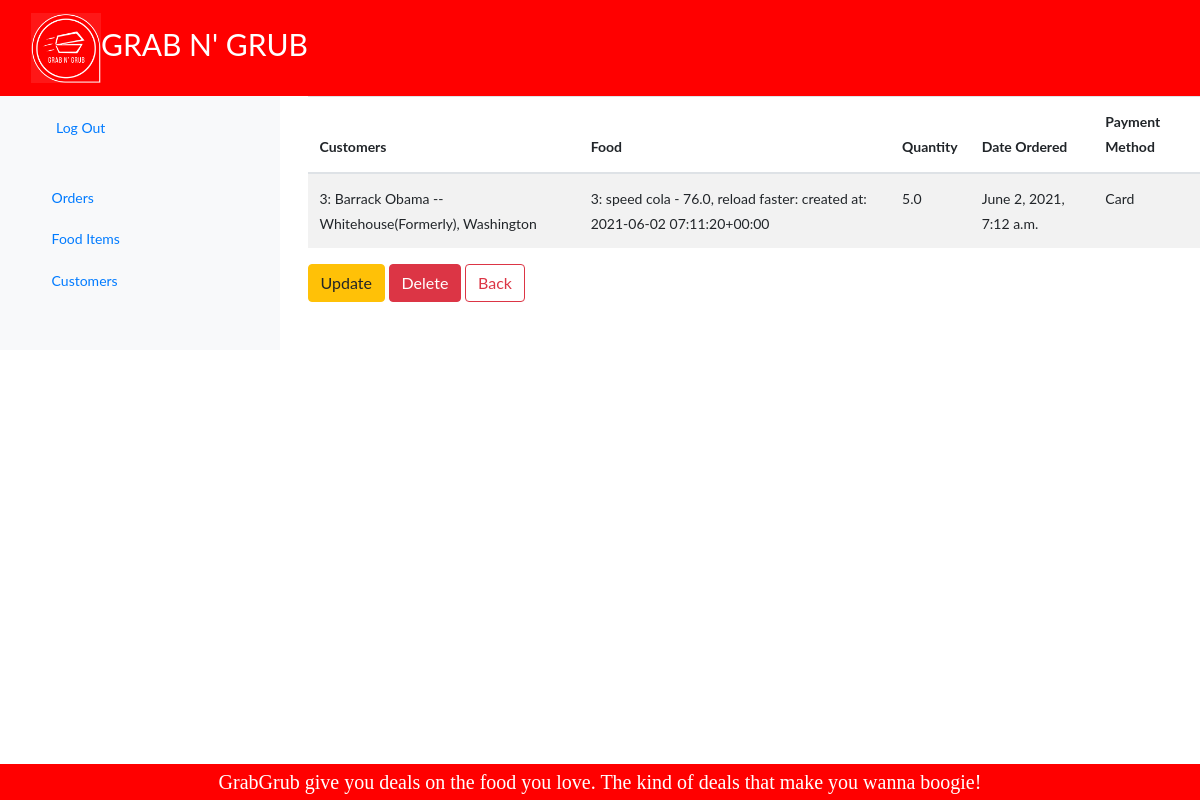
/order_detail/7/, run on the app's committed database.
### Kiosk/models.py (models this page shows, shortened)
class Order(models.Model):
    food = models.ForeignKey(Food,on_delete=models.CASCADE,)
    qty = models.FloatField()
    ordered_at = models.DateTimeField(auto_now=True)
    cust_order = models.ForeignKey(Customer,on_delete=models.CASCADE,)
    paymentlist = [
       ('Cash', 'Cash'),
       ('Card', 'Card'),
    ]
    payment_mode = models.CharField(max_length=4, choices=paymentlist, default='Cash')
    objects = models.Manager()

class Customer(models.Model):
    name = models.CharField(max_length=300)
    address = models.CharField(max_length=1000)
    city = models.CharField(max_length=500)
    objects = models.Manager()
    def __str__(self):
        return str(str(self.pk) + ': ' + self.name + ' -- ' + self.address + ', ' + self.city)

class Food(models.Model):
    name = models.CharField(max_length=300)
    description = models.CharField(max_length=2000)
    price = models.FloatField()
    created_at = models.DateTimeField(auto_now=True)
    objects = models.Manager()
    def __str__(self):
        return str(str(self.pk) + ': ' + self.name + ' - ' + str(self.price) + ', ' + self.description + ': created at: ' + str(self.created_at))

### Kiosk/views.py (the view)
# urls.py: path('order_detail/<int:pk>/', views.order_detail, name='order_detail'),
def order_detail(request, pk):
    B = get_object_or_404(Order, pk=pk)
    return render(request, 'Kiosk/order_detail.html', {'d': B})

### Kiosk/templates/Kiosk/order_detail.html
{% extends 'Kiosk/base.html' %}
{% load static %}
{% block content %}
<table class="table table-striped">
  <thead>
      <th scope="col"> Customers </th>
      <th scope="col"> Food </th>
      <th scope="col"> Quantity </th>
      <th scope="col"> Date Ordered </th>
      <th scope="col"> Payment Method </th>
  </thead>
  <tbody>
      <tr>
          <td> {{ d.cust_order }} </td>
          <td> {{ d.food }} </td>
          <td> {{ d.qty }} </td>
          <td> {{ d.ordered_at }} </td>
          <td> {{ d.payment_mode }} </td>
      </tr>
  </tbody>
</table>
<a href="{% url 'order_update' pk=d.pk %}"><dutton type="button" class="btn btn-warning">Update</button></a>
<a href="{% url 'order_delete' pk=d.pk %}"><dutton type="button" onclick="yeetdelete()" class="btn btn-danger">Delete</button></a>
<a href="{% url 'order' %}"><dutton type="button" class="btn btn-outline-danger">Back</button></a>
{% endblock %}

### Kiosk/templates/Kiosk/base.html (style rules this page uses)
body { margin: 0; font-family: "Lato", sans-serif; }

### data on the page
Order: cust_order "3: Barrack Obama -- Whitehouse(Formerly), Washington", food "3: speed cola - 76.0, reload faster: created at: 2021-06-02 07:11:20+00:00", qty "5.0", ordered_at "June 2, 2021, 7:12 a.m.", payment_mode "Card"
